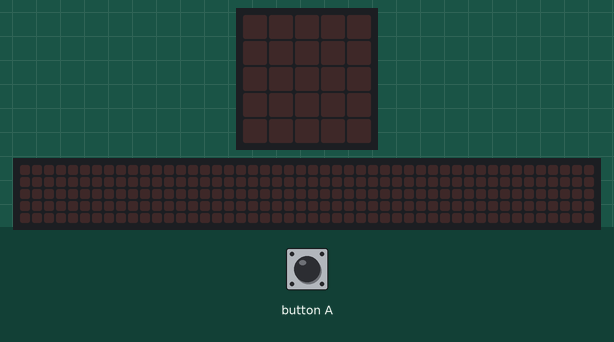
This program was run on a simulated BBC micro:bit running MicroPython. Parts: the board's 5×5 LED display, a strip that is not on the board, showing the scrolling text unrolled. Inputs (shaded band) come from the test bench. No radio messages arrive unless stated (any console line starting 'radio sent:' is added by the test bench); the 48×5 strip is a reading aid, not a part: it shows the text the display is scrolling, unrolled, one strip-width of it at a time; what the program prints to the serial console is not drawn.

Above: at 1.2 s.
1.3 s: button A pressed for 0.15 s
At 2.07 s:
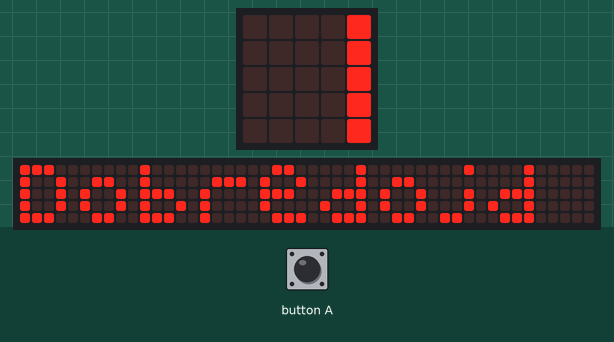
At 2.52 s:
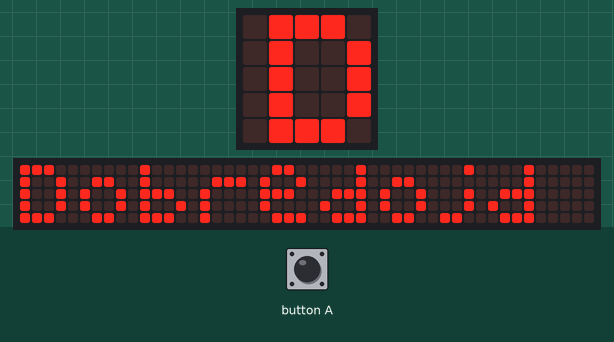
Timing chart, 0 to 4.3 s (numbered marks = the images above; inputs shaded):
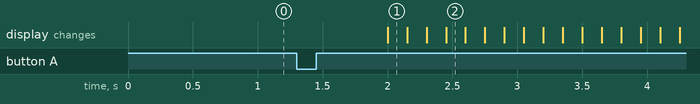

The program:

garaza_ulaz.py
```python
from microbit import *
import radio

radio.on()

while True:
    if button_a.was_pressed():
        display.scroll("Dobredojdovte")
        radio.send("vlez")
    sleep(1000)
```

Measured:
- after the input at 1.3 s, the display: changes after 0.70 s (image 1)
